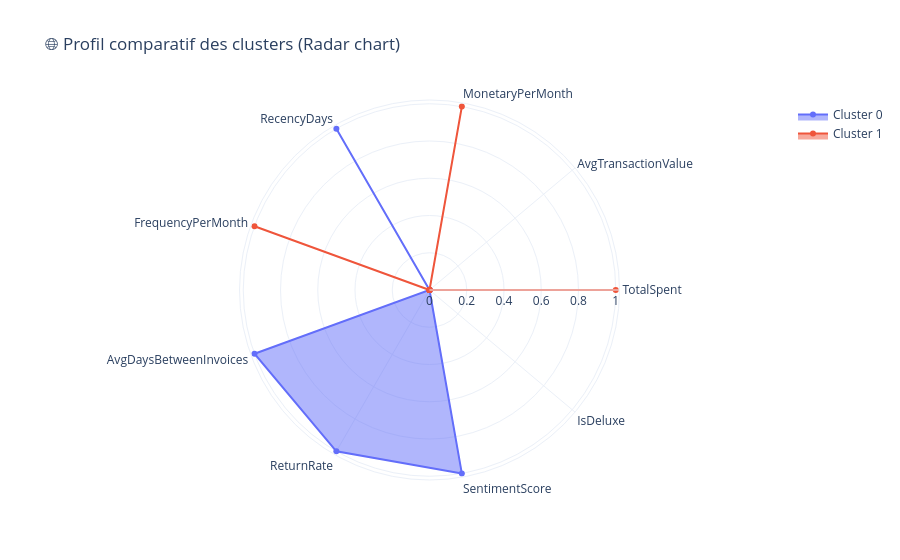

The notebook cell this image was saved under:
### Code cell
from sklearn.preprocessing import MinMaxScaler
import plotly.graph_objects as go

scaler = MinMaxScaler()
cluster_norm = pd.DataFrame(
    scaler.fit_transform(cluster_profile),
    columns=cluster_profile.columns,
    index=cluster_profile.index
)

# radar chart
categories = cluster_norm.columns
fig = go.Figure()

for i in cluster_norm.index:
    fig.add_trace(go.Scatterpolar(
        r=cluster_norm.loc[i].values,
        theta=categories,
        fill='toself',
        name=f'Cluster {i}'
    ))

fig.update_layout(
    polar=dict(radialaxis=dict(visible=True)),
    title="🌐 Profil comparatif des clusters (Radar chart)",
    template="plotly_white"
)
fig.show()

### Figure 1 — Plotly figure (JSON) as saved in the notebook; plotly's stock layout.template omitted (floating-point values rounded to 4 significant figures)
{"data": [{"fill": "toself", "name": "Cluster 0", "r": [0.0, 0.0, 0.0, 1.0, 0.0, 1.0, 1.0, 1.0, 0.0], "theta": ["TotalSpent", "AvgTransactionValue", "MonetaryPerMonth", "RecencyDays", "FrequencyPerMonth", "AvgDaysBetweenInvoices", "ReturnRate", "SentimentScore", "IsDeluxe"], "type": "scatterpolar"}, {"fill": "toself", "name": "Cluster 1", "r": [1.0, 0.0, 1.0, 0.0, 1.0, 0.0, 0.0, 0.0, 0.0], "theta": ["TotalSpent", "AvgTransactionValue", "MonetaryPerMonth", "RecencyDays", "FrequencyPerMonth", "AvgDaysBetweenInvoices", "ReturnRate", "SentimentScore", "IsDeluxe"], "type": "scatterpolar"}], "layout": {"polar": {"radialaxis": {"visible": true}}, "title": {"text": "🌐 Profil comparatif des clusters (Radar chart)"}}}
